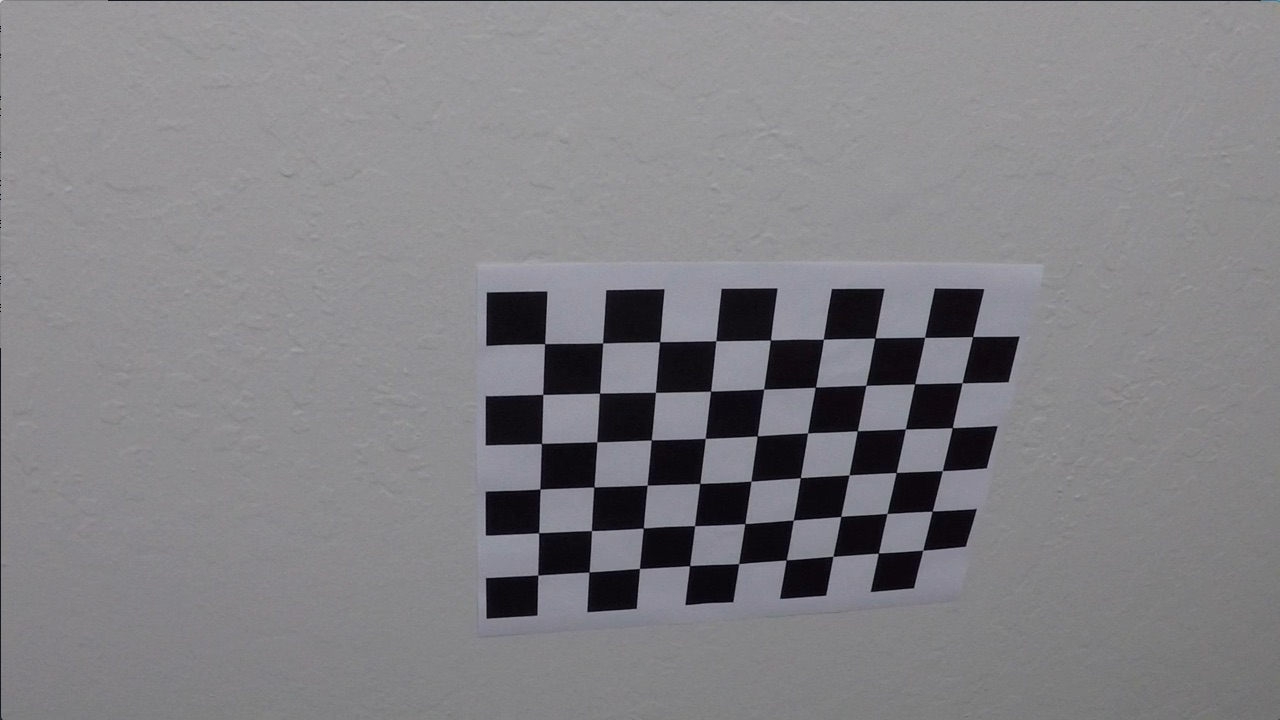
#> input picture camera_cal/calibration10.jpg, 1280 x 720 px; its folder holds only this picture in this run
$ jupyter execute --allow-errors CarND-AdvancedLaneFinding.ipynb   (shell and % lines are left out)   (older library calls are emulated)
#> lines starting #> are read from the running program, lines starting #| are printed output that depends on the picture; after the words box and inside, x2 and y2 are one past the last pixel; in counts of white or black regions, pixels touching at a corner belong together
## Advanced Lane Finding

### Overview

The goals / steps of this project are the following:

- Compute the camera calibration matrix and distortion coefficients given a set of chessboard images.

- Apply a distortion correction to raw images.

- Use color transforms, gradients, etc., to create a thresholded binary image.

- Apply a perspective transform to rectify binary image ("birds-eye view").

- Detect lane pixels and fit to find the lane boundary.

- Determine the curvature of the lane and vehicle position with respect to center.

- Warp the detected lane boundaries back onto the original image.

- Output visual display of the lane boundaries and numerical estimation of lane curvature and vehicle position.

[cell 1]
import numpy as np
import cv2
import matplotlib.pyplot as plt
import matplotlib.image as mpimg
import pickle
import glob
from ipywidgets import interact, interactive, fixed
from moviepy.editor import VideoFileClip
from IPython.display import HTML

### Camera Calibration

[cell 2]
# Camera Calibration and Undistort
# Follows lesson guidelines -
#    Objp has some constant points like (0,0,0), (1,0,0), (2,0,0) ....,(6,5,0) and is the same for all calibartion images
#    Find the corners in each image
#      If corners are found, use the objp and corners for camera calibration.
#     Some images may not have 9x6 corners.

def Calibrate_Camera():
    # Use the camera calibration images

    image_files = glob.glob('./camera_cal/calibration*.jpg')
    nx = 9 # the number of inside corners in x
    ny = 6 # the number of inside corners in y
    objpoints = []  # 3D
    imgpoints = []  # 2D
    images = []
    objp = np.zeros((nx*ny,3), np.float32)
    objp[:,:2] = np.mgrid[0:nx,0:ny].T.reshape(-1,2)

    # Read in images

    for fname in image_files :
        img = cv2.imread(fname)
#> img is the input picture: shape (720, 1280, 3); mean B, G, R 133.1, 129.4, 130.2
        gray = cv2.cvtColor(img, cv2.COLOR_BGR2GRAY)
        ret, corners = cv2.findChessboardCorners(gray, (nx,ny), None)
#> ret = True; corners = 54 rows, first 8: [545.3, 343.1], [602.7, 342.8], [660.1, 341.3], [715.8, 340.7], [770.6, 340], [823.5, 339.2], [874.3, 338.5], [925.1, 337.4]
        if (ret) :
            imgpoints.append(corners)
            objpoints.append(objp)
            cv2.drawChessboardCorners(img, (nx,ny), corners, ret)
#> img: shape (720, 1280, 3); 1.91% of pixels changed, all inside (x1, y1, x2, y2) = (532, 331, 980, 582)
        images.append(img)

    #Calibrate the Camera
    ret, mtx, dist, rvecs, tvecs = cv2.calibrateCamera(objpoints, imgpoints, gray.shape[::-1], None, None)
#> ret = 0.68; mtx = [[1143.7, 0, 681.7], [0, 1109.2, 367.7], [0, 0, 1]]; dist = [[-0.515, 2.99, -0.00876, 0.00937, 1.41]]; rvecs = ([0.451, -0.252, 0.0361],); tvecs = ([-2.31, -0.422, 19.12],)

    return ret, mtx, dist, rvecs, tvecs

def undistort_image(image) :
    # Distortion Correction
    return cv2.undistort(image, mtx, dist, None, mtx)

[cell 3]
## Camera Calibration Done here for the entire pipeline.

ret, mtx, dist, rvecs, tvecs = Calibrate_Camera()
#> ret = 0.68; dist = [[-0.515, 2.99, -0.00876, 0.00937, 1.41]]; rvecs = ([0.451, -0.252, 0.0361],); tvecs = ([-2.31, -0.422, 19.12],)

#> (the rest of this cell did not finish here and is left out)

[cell 4]
# Visualize one of the test images for undistort
image = mpimg.imread('./test_images/straight_lines1.jpg')
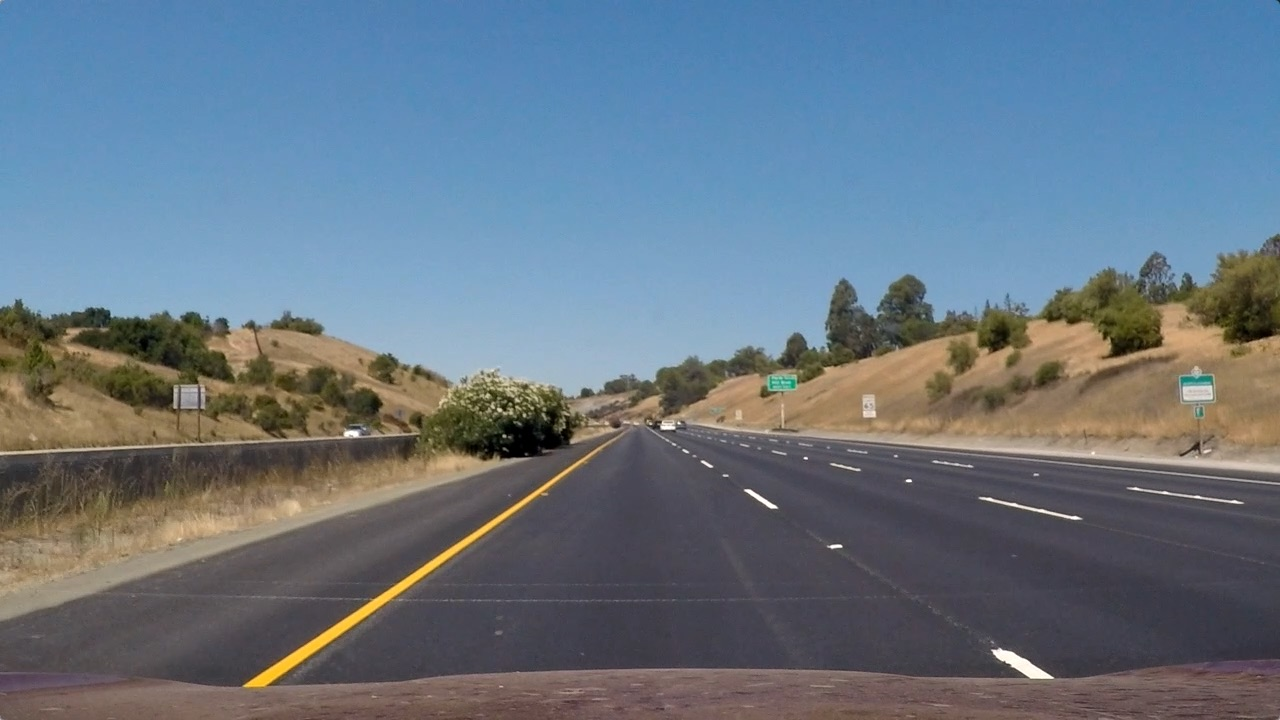
#> input picture test_images/straight_lines1.jpg, 1280 x 720 px
#> image is the input picture: shape (720, 1280, 3); mean R, G, B 103.2, 117.7, 131.2
# Distortion Correction
undist_image = undistort_image(image)

#> (the rest of this cell did not finish here and is left out)

### Threshold functions

[cell 5]
# Define a function that takes an image, gradient orientation,
# and threshold min / max values.
def abs_sobel_thresh(gray, orient='x', sobel_kernel=3, thresh=(0, 255)):
    # Apply x or y gradient with the OpenCV Sobel() function
    # and take the absolute value
    if orient == 'x':
        abs_sobel = np.absolute(cv2.Sobel(gray, cv2.CV_64F, 1, 0, ksize=sobel_kernel))
    if orient == 'y':
        abs_sobel = np.absolute(cv2.Sobel(gray, cv2.CV_64F, 0, 1, ksize=sobel_kernel))
    # Rescale back to 8 bit integer
    scaled_sobel = np.uint8(255*abs_sobel/np.max(abs_sobel))
    # Create a copy and apply the threshold
    binary_output = np.zeros_like(scaled_sobel)
    # Here I'm using inclusive (>=, <=) thresholds, but exclusive is ok too
    binary_output[(scaled_sobel >= thresh[0]) & (scaled_sobel <= thresh[1])] = 1

    # Return the result
    return binary_output

def dir_threshold(gray, sobel_kernel=3, thresh=(0, np.pi/2)):

    # Apply the following steps to img
    # 2) Take the gradient in x and y separately
    sobelx = cv2.Sobel(gray, cv2.CV_64F, 1, 0, ksize=sobel_kernel)
    sobely = cv2.Sobel(gray, cv2.CV_64F, 0, 1, ksize=sobel_kernel)

    # 3) Take the absolute value of the x and y gradients
    abs_sobelx = np.absolute(sobelx)
    abs_sobely = np.absolute(sobely)
    # 4) Use np.arctan2(abs_sobely, abs_sobelx) to calculate the direction of the gradient
    grad_dir = np.arctan2(abs_sobely, abs_sobelx)
    # 5) Create a binary mask where direction thresholds are met
    binary_output =  np.zeros_like(grad_dir)
    binary_output[(grad_dir >=thresh[0]) & (grad_dir <=thresh[1])] = 1
    # 6) Return this mask as your binary_output image
    return binary_output

def mag_thresh(gray, sobel_kernel=3, mag_thresh=(0, 255)):

    # Apply the following steps to img
    # 2) Take the gradient in x and y separately
    gradx = cv2.Sobel(gray, cv2.CV_64F, 1, 0, ksize=sobel_kernel)
    grady = cv2.Sobel(gray, cv2.CV_64F, 0, 1, ksize=sobel_kernel)

    # 3) Calculate the magnitude
    grad = np.sqrt(gradx**2 + grady**2)
    # 4) Scale to 8-bit (0 - 255) and convert to type = np.uint8
    grad = np.uint8(255 * (grad/np.max(grad)))
    # 5) Create a binary mask where mag thresholds are met
    binary_output = np.zeros_like(grad)
    binary_output[(grad >= mag_thresh[0]) & (grad <= mag_thresh[1])] = 1
    # 6) Return this mask as your binary_output image

    return binary_output

# Input is a color(RGB) image
def hls_select(img, thresh=(0, 255)):
    # 1) Convert to HLS color space
    hls = cv2.cvtColor(img, cv2.COLOR_RGB2HLS)
    # 2) Apply a threshold to the S channel
    S = hls[:,:,2]
    # 3) Return a binary image of threshold result
    binary_output = np.zeros_like(S)
    binary_output[(S > thresh[0]) & (S <=thresh[1])] = 1
    return binary_output

[cell 6]
# Various Image analysis functions
# [62 lines left out: functions display_RGB, display_HLS, display_HSV, not called in this run]

### Perspective Transform

[cell 7]
#perspective transformation
def region_of_interest(img, vertices):
    """
    Applies an image mask.

    Only keeps the region of the image defined by the polygon
    formed from `vertices`. The rest of the image is set to black.
    """
    #defining a blank mask to start with
    mask = np.zeros_like(img)

    #defining a 3 channel or 1 channel color to fill the mask with depending on the input image
    if len(img.shape) > 2:
        channel_count = img.shape[2]  # i.e. 3 or 4 depending on your image
        ignore_mask_color = (255,) * channel_count
    else:
        ignore_mask_color = 255

    #filling pixels inside the polygon defined by "vertices" with the fill color
    cv2.fillPoly(mask, vertices, ignore_mask_color)

    #returning the image only where mask pixels are nonzero
    masked_image = cv2.bitwise_and(img, mask)
    return masked_image

def calculate_perspective_matrices():
    src = np.float32([[580,460],[710,460],[150,720], [1150,720]])
    dst = np.float32([[450,0],[1280-450,0],[450,720],[1280-450,720]])

#     src = np.float32([[580,460],[710,460],[150,720], [1150,720]])
#     dst = np.float32([[450,0],[1280-450,0],[450,720],[1280-450,720]])

    M = cv2.getPerspectiveTransform(src,dst)
    M_inv = cv2.getPerspectiveTransform(dst,src)

    return M, M_inv

def perspective_transform(image) :
    return cv2.warpPerspective(image, M, image.shape[1::-1], flags=cv2.INTER_LINEAR)

# Visialize Perspective Transform.
M, M_inv = calculate_perspective_matrices()

# Sample Image
image = mpimg.imread('test_images/test3.jpg')
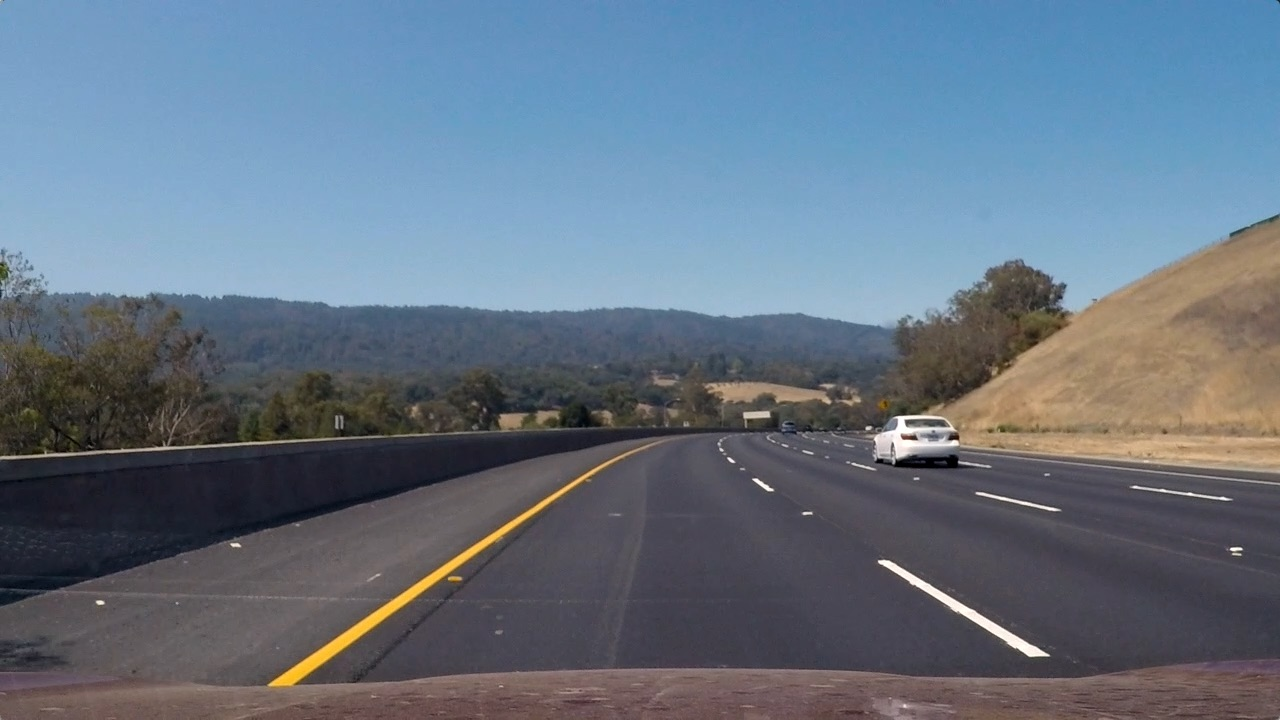
#> input picture test_images/test3.jpg, 1280 x 720 px
#> image is the input picture: shape (720, 1280, 3); mean R, G, B 101.1, 115.3, 130.7
# Distortion Correction
undist_image = undistort_image(image)
# Perspective Transform on the undistorted image
persp_image = perspective_transform(image)

#> (the rest of this cell did not finish here and is left out)

[cell 8]
def explore_hls_select(thresh_min, thresh_max) :
    hls_binary = hls_select(image, thresh=(thresh_min, thresh_max))

    f, (ax1, ax2) = plt.subplots(1, 2, figsize=(20,10))
    f.subplots_adjust(hspace = .2, wspace=.05)
    ax1.imshow(image)
    ax1.set_title('Original Image', fontsize=20)
    ax2.imshow(hls_binary, cmap='gray')
    ax2.set_title('Hls Select', fontsize=20)
    plt.show()

#Read in an image and grayscale it
image = mpimg.imread('test_images/straight_lines1.jpg')
# Distortion Correction
image = undistort_image(image)
#Perspective Transform
image = perspective_transform(image)


interact (explore_hls_select, thresh_min=(0,255), thresh_max=(0,255))
#> the sliders are set to thresh_min = 127, thresh_max = 127
#> (the call stopped at in explore_hls_select, `f, (ax1, ax2) = plt.subplots(1, 2, figsize=(20,10))`: IPython is not available in this run)

[cell 9]
def explore_sobel_thresh(ksize, threshx_min, threshx_max, threshy_min, threshy_max) :

    gradx = abs_sobel_thresh(sobel_image, orient='x', sobel_kernel=ksize, thresh=(threshx_min, threshx_max))
    grady = abs_sobel_thresh(sobel_image, orient='y', sobel_kernel=ksize, thresh=(threshy_min, threshy_max))

    f, (ax1, ax2, ax3) = plt.subplots(1, 3, figsize=(20,10))
    f.subplots_adjust(hspace = .2, wspace=.05)
    ax1.imshow(image)
    ax1.set_title('Original Image', fontsize=20)
    ax2.imshow(gradx, cmap='gray')
    ax2.set_title('Thresh X', fontsize=20)
    ax3.imshow(grady, cmap='gray')
    ax3.set_title('Thresh Y', fontsize=20)

    plt.show()

#Read in an image and grayscale it
image = mpimg.imread('test_images/test5.jpg')
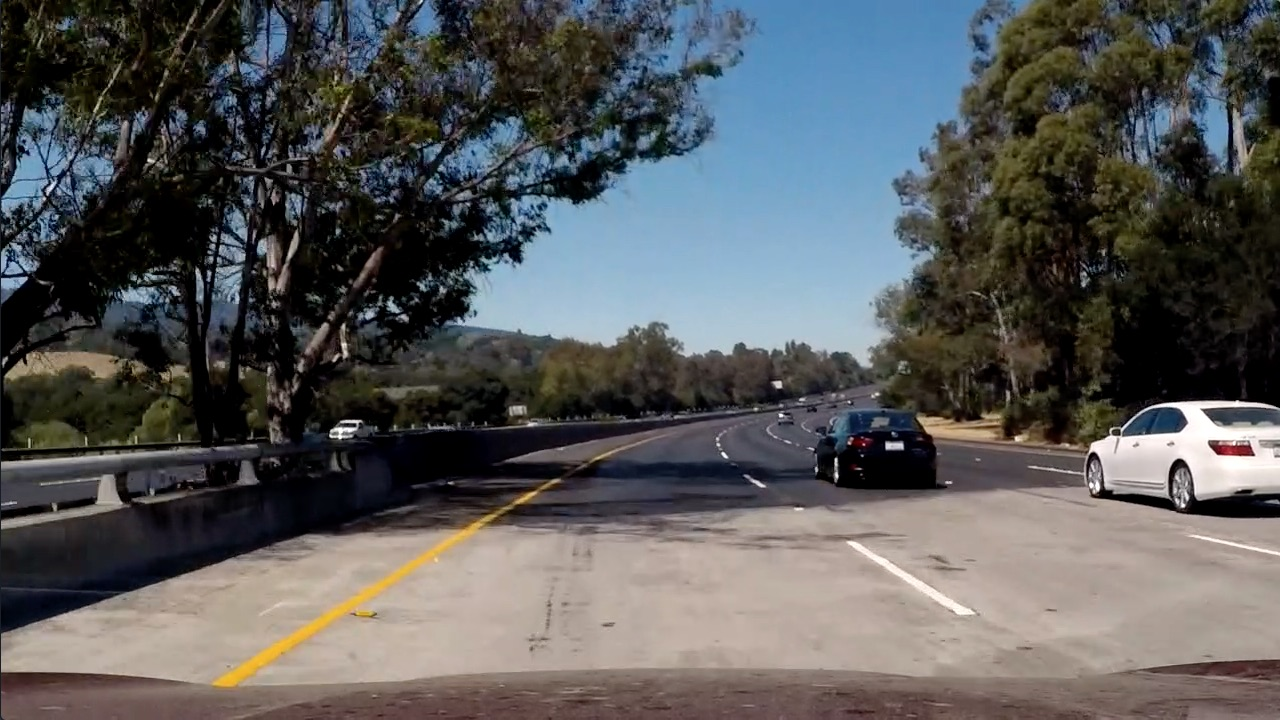
#> input picture test_images/test5.jpg, 1280 x 720 px
#> image is the input picture: shape (720, 1280, 3); mean R, G, B 88.5, 89.3, 89.8
# Distortion Correction
image = undistort_image(image)
#Perspective Transform
image = perspective_transform(image)

sobel_image = cv2.cvtColor(image, cv2.COLOR_RGB2GRAY)
#> the sliders are set to ksize = 16, threshx_min = 127, threshx_max = 127, threshy_min = 127, threshy_max = 127


#> (the rest of this cell did not finish here and is left out)


[cell 10]
# [13 lines left out: function explore_mag_thresh, not called in this run]

#Read in an image and grayscale it
#> (the rest of this cell did not finish here and is left out)

[cell 11]
def explore_dir_thresh(ksize, thresh_min, thresh_max) :

    mag_binary = dir_threshold(sobel_image, sobel_kernel=ksize, thresh=(thresh_min, thresh_max))


    f, (ax1, ax2) = plt.subplots(1, 2, figsize=(20,10))
    f.subplots_adjust(hspace = .2, wspace=.05)
    ax1.imshow(image)
    ax1.set_title('Original Image', fontsize=20)
    ax2.imshow(mag_binary, cmap='gray')
    ax2.set_title('Dir Thresh', fontsize=20)

    plt.show()

#Read in an image and grayscale it
image = mpimg.imread('test_images/test3.jpg')
#Distortion Correction
image = undistort_image(image)
#Perspective Transform
image = perspective_transform(image)
sobel_image = cv2.cvtColor(image, cv2.COLOR_RGB2GRAY)
#> the sliders are set to ksize = 16, thresh_min = 0.7853981633974483, thresh_max = 0.7853981633974483


#> (the rest of this cell did not finish here and is left out)


[cell 12]
# [4 lines of commented-out code are left out]

[cell 13]
# Apply Various Thresholds determined with extensive experiments through the explore_* functions above.
#
# return_type controls various display options. Details, Final, None
def apply_thresholds(image, return_type="None") :

    # Distortion Correction
#> called with return_type = 'Details'
    image = undistort_image(image)

    # Gaussian Blur
    kernel_size = 5
    image = cv2.GaussianBlur(image, (kernel_size, kernel_size), 0)

    # Select s_image
    s_image     = hls_select(image, thresh=(170, 255))
#> s_image: shape (720, 1280); values 0 (black) and 1 (white), 3.5% white; 1175 white regions (911 under 20 px), largest, box (x1, y1, x2, y2) and area: (343, 434, 556, 495) 4187, (234, 536, 465, 676) 1923, (245, 475, 378, 537) 1763

    gray = cv2.cvtColor(image, cv2.COLOR_RGB2GRAY)

    ksize = 9
    # Various Sobel operations and thresholds
    gradx_image = abs_sobel_thresh(gray, orient='x', sobel_kernel=ksize, thresh=(10, 255))
#> gradx_image: shape (720, 1280); values 0 (black) and 1 (white), 24.8% white; 1943 white regions (1088 under 20 px), largest, box (x1, y1, x2, y2) and area: (69, 0, 592, 387) 64040, (1079, 20, 1237, 296) 12459, (251, 240, 407, 418) 7549
    grady_image = abs_sobel_thresh(gray, orient='y', sobel_kernel=ksize, thresh=(60, 255))
#> grady_image: shape (720, 1280); values 0 (black) and 1 (white), 2.9% white; 752 white regions (493 under 20 px), largest, box (x1, y1, x2, y2) and area: (91, 536, 365, 601) 1288, (1109, 398, 1237, 430) 984, (73, 445, 250, 456) 806
    mag_image = mag_thresh(gray, sobel_kernel=ksize, mag_thresh=(40, 255))
#> mag_image: shape (720, 1280); values 0 (black) and 1 (white), 11.6% white; 1169 white regions (701 under 20 px), largest, box (x1, y1, x2, y2) and area: (810, 398, 1240, 719) 11551, (436, 132, 898, 372) 8787, (195, 205, 295, 375) 4420
    dir_image = dir_threshold(gray, sobel_kernel=ksize, thresh=(.65, 1.05))
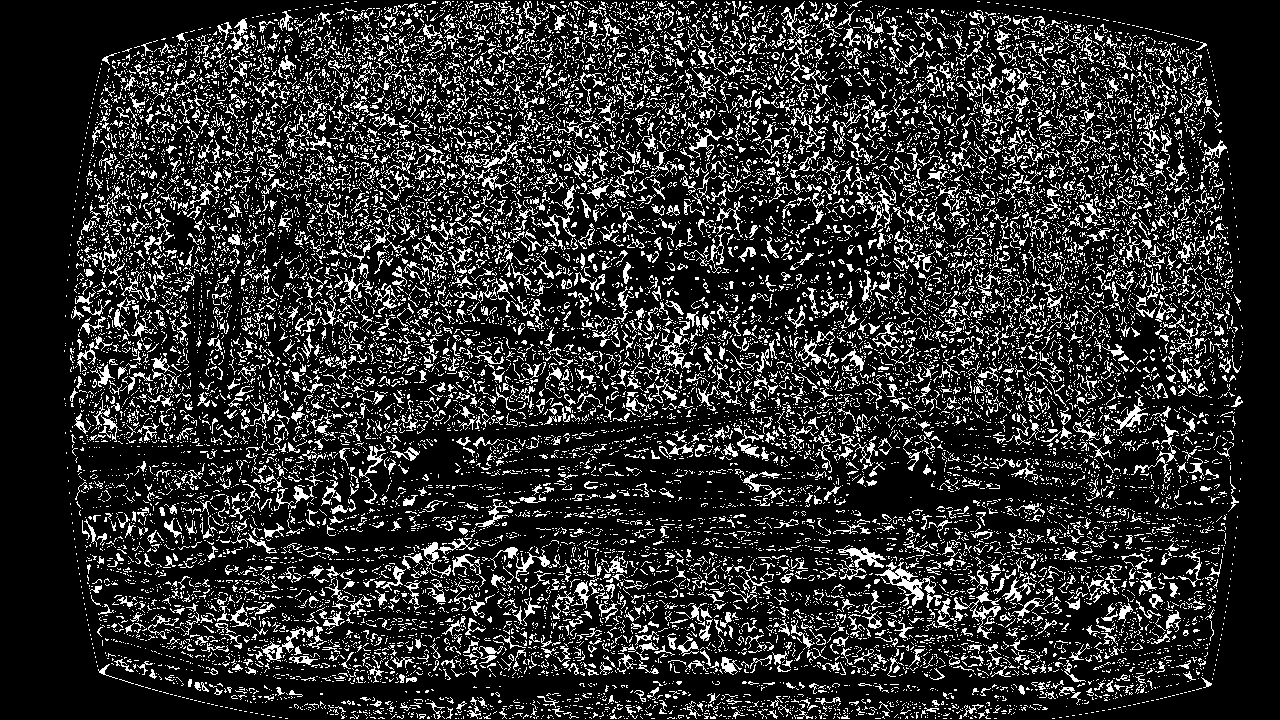
#> dir_image: shape (720, 1280) float64; values 0 (black) and 1 (white), 18.4% white in thin lines or dots

    magdir_image = np.zeros_like(dir_image)
    magdir_image[(mag_image == 1) & (dir_image == 1)] = 1

    sobel_xs = np.zeros_like(gradx_image)
    sobel_xs[(gradx_image == 1) | (s_image == 1)] = 1

    combined = np.zeros_like(dir_image)
    combined[((gradx_image == 1) & (grady_image == 1)) | ((mag_image == 1) & (dir_image == 1))] = 1
    # Stack each channel to view their individual contributions in green and blue respectively
    # This returns a stack of the two binary images, whose components you can see as different colors
    combined_image = np.zeros_like(combined)
    combined_image[(s_image > 0) | (combined > 0)] = 1


    vertices = np.array([[580,460],
                      [720,460],
                      [1200, 720],
                      [150,720]])

    cropped_image = region_of_interest(combined_image, np.int32([vertices]))
#> (the rest of the program and of its run is left out)
